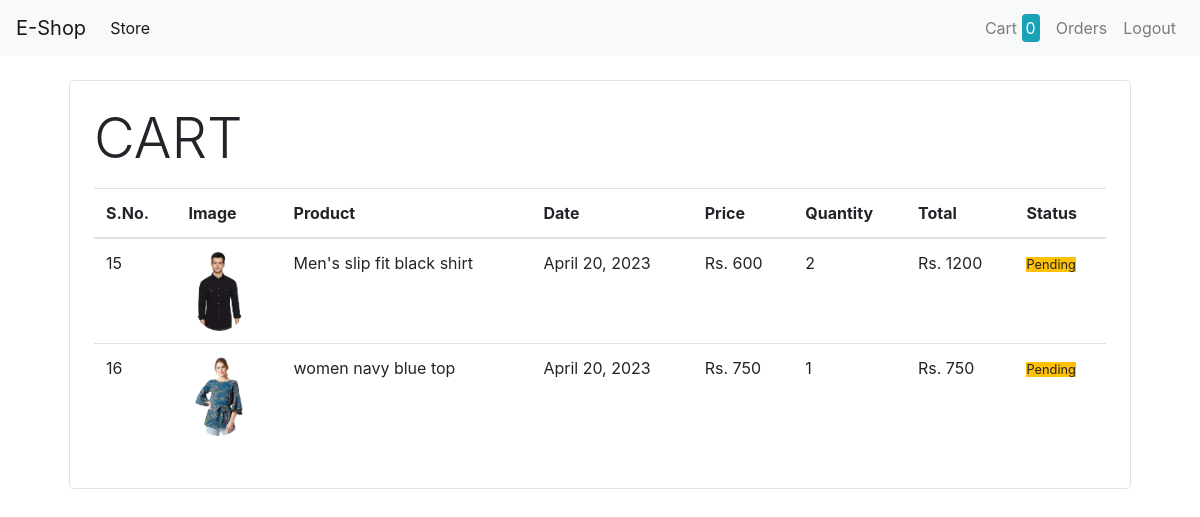
Screenshot of /orders/ (signed in) with the database file from the repository.
### store/models.py (models this page shows, shortened)
class Orders(models.Model):
    product = models.ForeignKey(Product, on_delete=models.CASCADE)
    customer = models.ForeignKey(Customer, on_delete=models.CASCADE)
    quantity = models.IntegerField(default=1)
    price = models.IntegerField()
    address = models.CharField(max_length=100, default='', blank=True)
    phone = models.CharField(max_length=15, default='', blank=True)
    date = models.DateField(default=datetime.datetime.today)
    status = models.BooleanField(default=False)

class Product(models.Model):
    name = models.CharField(max_length=50)
    price = models.IntegerField(default=0)
    category = models.ForeignKey(Category, on_delete=models.CASCADE, default=1)
    description = models.CharField(max_length=200, default='')
    image = models.ImageField(upload_to='uploads/products/')

### store/middlewares/auth.py (the view)
    def middleware(request):
        print(f"Customer are == {request.session.get('customer')}")
        if not request.session.get('customer'):
            return redirect('login')
        response = get_response(request)
        return response

### store/templatetags/custom_filter.py (called while the page is built)
@register.filter(name='currency')
def currency(number):
    return "Rs. "+str(number)

@register.filter(name='multiply')
def multiply(number, number1):
    return number * number1

### store/views.py (called while the page is built)
    def get(self, request):
        customer_id = request.session.get('customer')
        orders = Orders.objects.filter(customer = customer_id)
        orders = orders.order_by('-date')
        return render(request, 'orders.html',{'orders':orders})

### store/templates/orders.html
{% extends 'base.html' %}
{% block content %}
{% load cart %}
{% load custom_filter %}
<div class="container">
    <div class="border rounded p-4 m-4">
        <p class="display-4">CART</p>
        <table class="table">
            <thead>
                <tr>
                    <th>S.No.</th>
                    <th>Image</th>
                    <th>Product</th>
                    <th>Date</th>
                    <th>Price</th>
                    <th>Quantity</th>
                    <th>Total</th>
                    <th>Status</th>
                </tr>
            </thead>
            <tbody>
                {% for order in orders %}
                    <tr>
                        <td>{{order.id}}</td>
                        <td><img style="height:80px;" class="rounded-circle" src="{{order.product.image.url}}" alt=""></td>
                        <td>{{order.product.name}}</td>
                        <td>{{order.date}}</td>
                        <td>{{order.price|currency}}</td>
                        <td>{{order.quantity}}</td>
                        <td>{{order.quantity|multiply:order.price|currency}}</td>
                        {% if order.status %}
                            <td><small class="badge-success">Completed</small></td>
                        {% else %}
                            <td><small class="badge-warning">Pending</small></td>
                        {% endif %}
                    </tr>
                {% endfor %}
            </tbody>
        </table>
    </div>
</div>
{% endblock content %}

### rows the page displays
Orders: id "15", product.image (picture), product.name "Men's slip fit black shirt", date "April 20, 2023", price "Rs. 600", quantity "2", quantity|multiply "Rs. 1200", status "Pending"
Orders: id "16", product.image (picture), product.name "women navy blue top", date "April 20, 2023", price "Rs. 750", quantity "1", quantity|multiply "Rs. 750", status "Pending"

### other values shown
{{ request.session.cart.keys|length }} "0"
